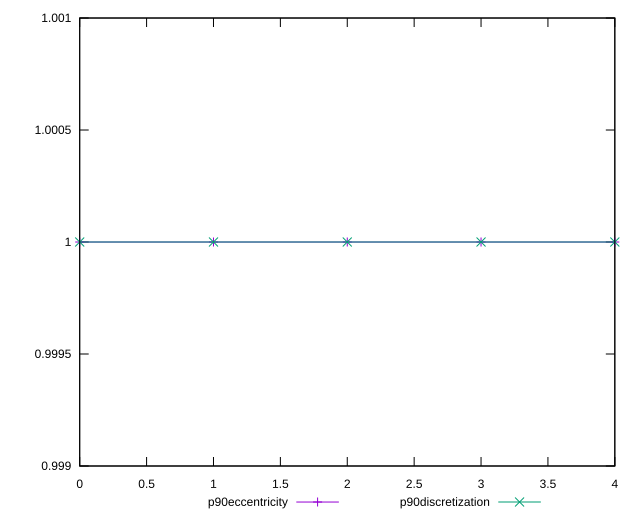

The script that saved this image:
reset

$p90Eccentricity <<EOF
0 0.9999999999999992
1 0.9999999999999997
2 1.0000000000000002
3 0.9999999999999992
4 0.9999999999999996
EOF

$p90Discretization <<EOF
0 1
1 1
2 1
3 1
4 1
EOF

set key outside below
set xrange [0:4]
set yrange [0.9989999999999992:1.0010000000000001]
set trange [0.9989999999999992:1.0010000000000001]
set terminal svg size 640, 520 enhanced background rgb 'white'
set output "report_00021_2021-02-20T09:16:39.615Z/speed-index/progression/eccentricity.svg"

plot $p90Eccentricity title "p90eccentricity" with linespoints, \
     $p90Discretization title "p90discretization" with linespoints

reset
